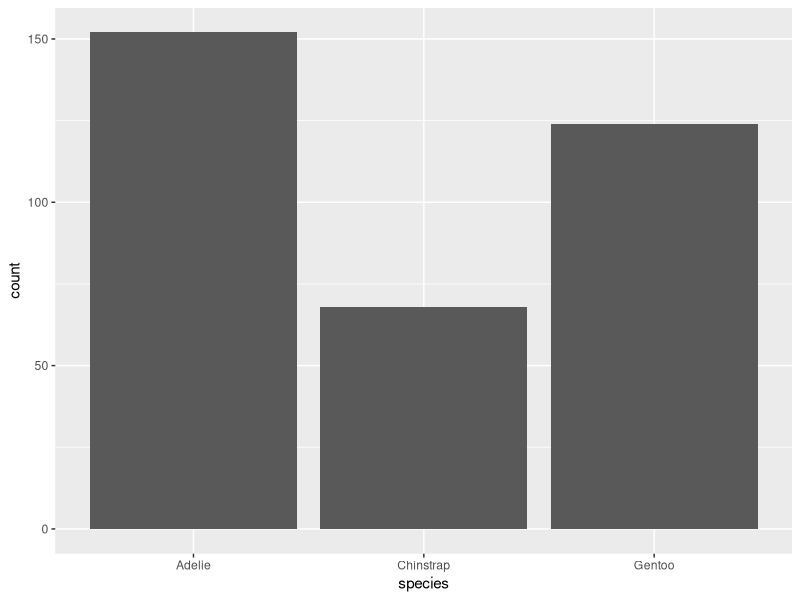
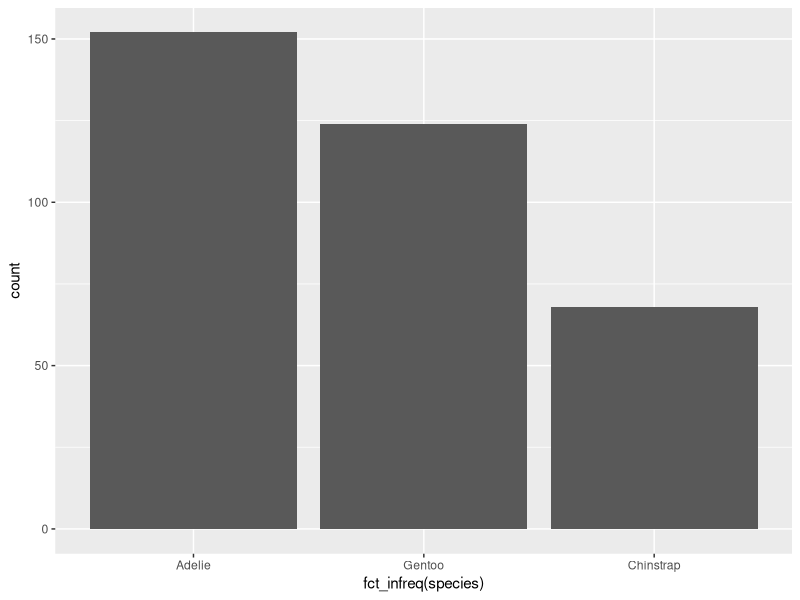
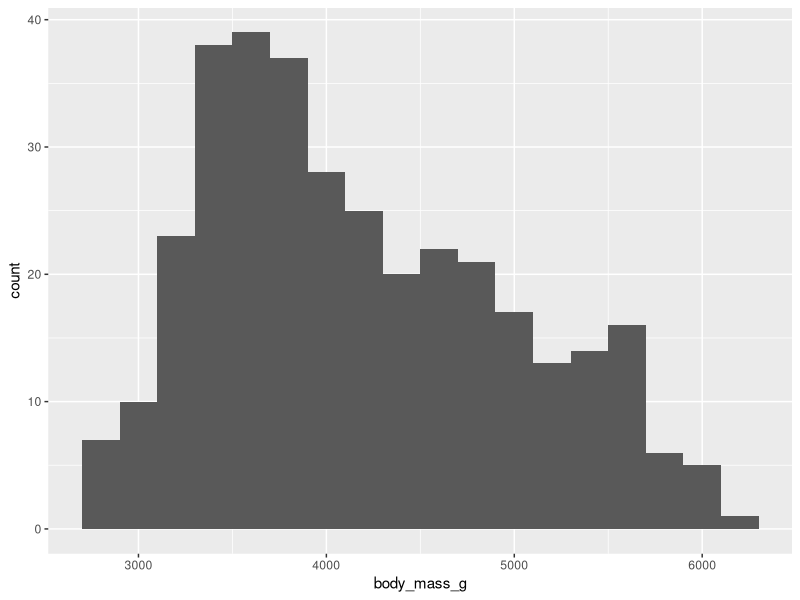
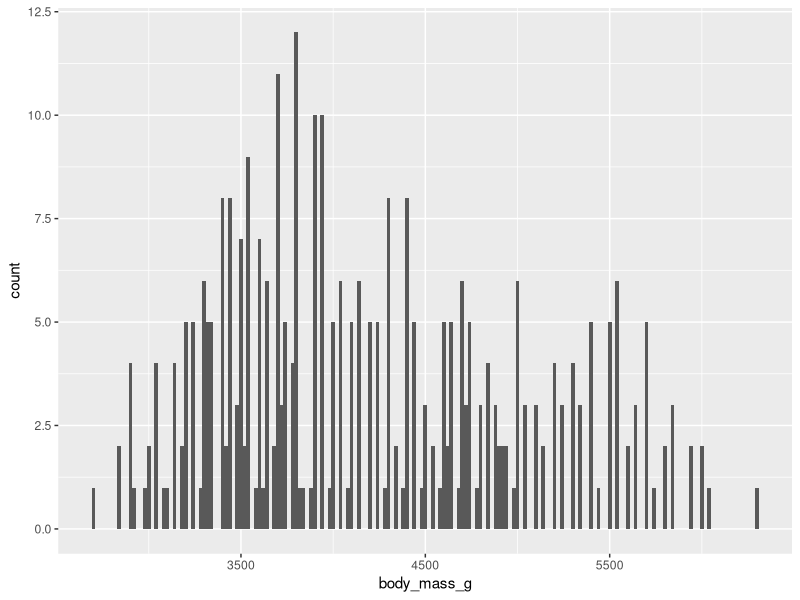
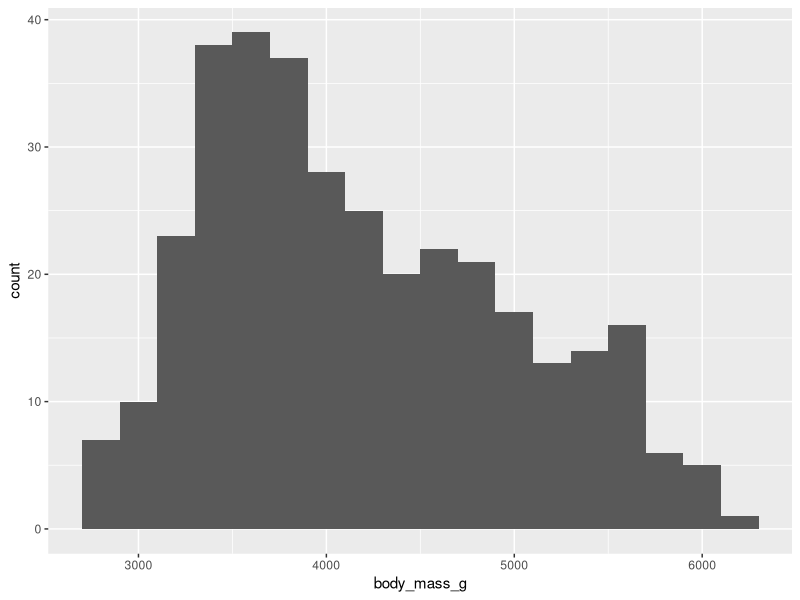
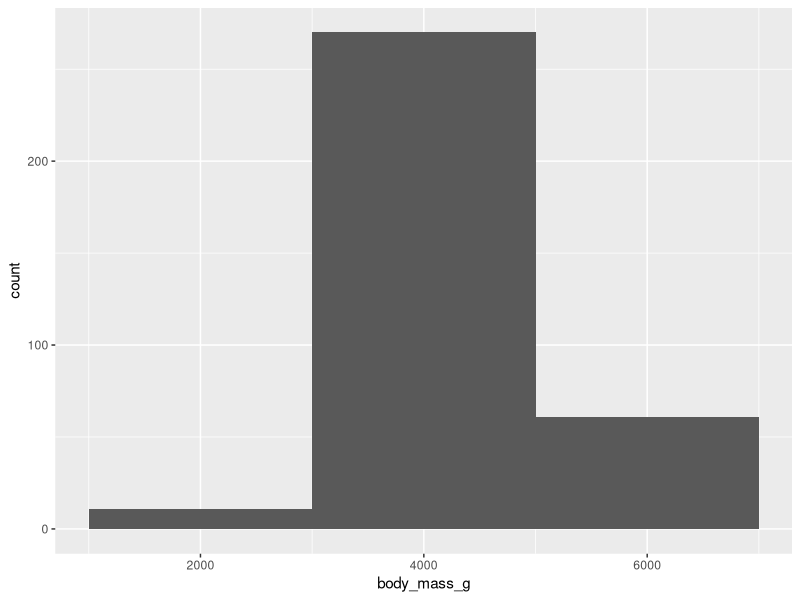
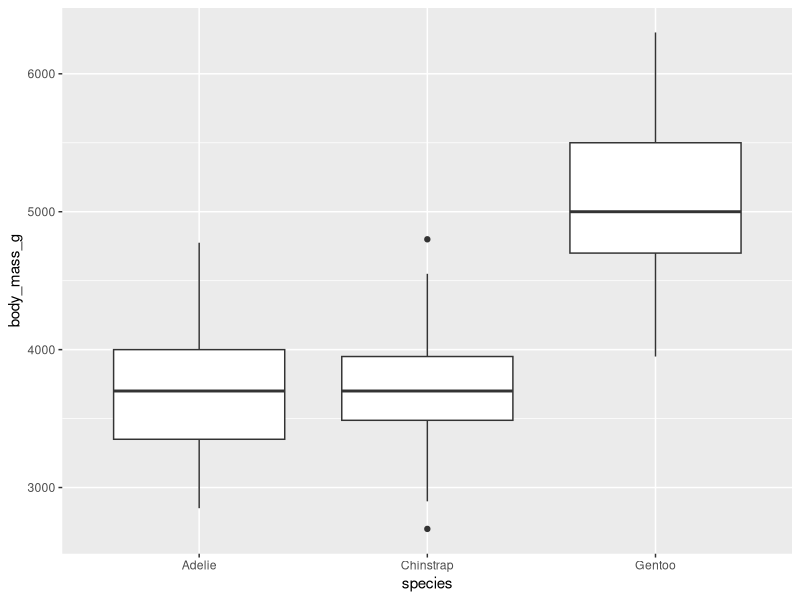
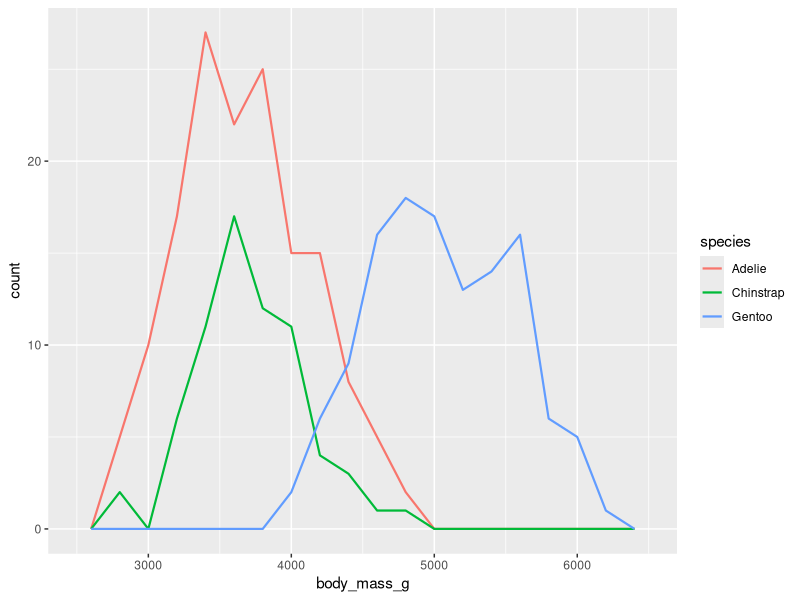

The R source for these figures, in order:
## ---- chunk 1
#| echo: true
library(tidyverse)
library(palmerpenguins)
## ---- chunk 2
#| echo: true
ggplot(penguins,aes(x = species)) +
    geom_bar()
## ---- chunk 3
#| echo: true
ggplot(penguins, aes(x = fct_infreq(species))) +
    geom_bar()
## ---- chunk 4
#| echo: true
#| label: fig-hist-200
#| fig-cap: Histograma com 200 gramas de intervalo
ggplot(penguins,aes(x = body_mass_g)
) +geom_histogram(binwidth = 200)
## ---- chunk 5
#| echo: true
penguins |>
    count(cut_width(body_mass_g, 200))
## ---- chunk 6
#| echo: true
ggplot(penguins, aes(x = body_mass_g)) +
    geom_histogram(binwidth = 20)
## ---- chunk 7
#| echo: true
ggplot(penguins, aes(x = body_mass_g)) +
    geom_histogram(binwidth = 200)
## ---- chunk 8
#| echo: true
ggplot(penguins, aes(x = body_mass_g)) +
    geom_histogram(binwidth = 2000)
## ---- chunk 9
#| echo: true
ggplot(penguins, aes(x = species, y = body_mass_g)) +
    geom_boxplot()
## ---- chunk 10
#| echo: true
ggplot(penguins, aes(x = body_mass_g, color = species)
) +
    geom_freqpoly(binwidth = 200, linewidth = 0.75)
## ---- chunk 11
#| echo: true
ggplot(penguins, aes(x = body_mass_g, color = species, fill = species)
) +
    geom_density(alpha = 0.5)
## ---- chunk 12
#| echo: true
ggplot(penguins, aes(x = island, fill = species)
) +
    geom_bar()
## ---- chunk 13
#| echo: true
ggplot(penguins, aes(x = island, fill = species)) +
    geom_bar(position = "fill")
## ---- chunk 14
#| echo: true
ggplot(penguins, aes(x = flipper_length_mm, y = body_mass_g)
) +
    geom_point(aes(color = species, shape = island))
## ---- chunk 15
#| echo: true
ggplot(penguins, aes(x = flipper_length_mm, y = body_mass_g)
) +
    geom_point(aes(color = species, shape = species)) +
    facet_wrap(~island)
